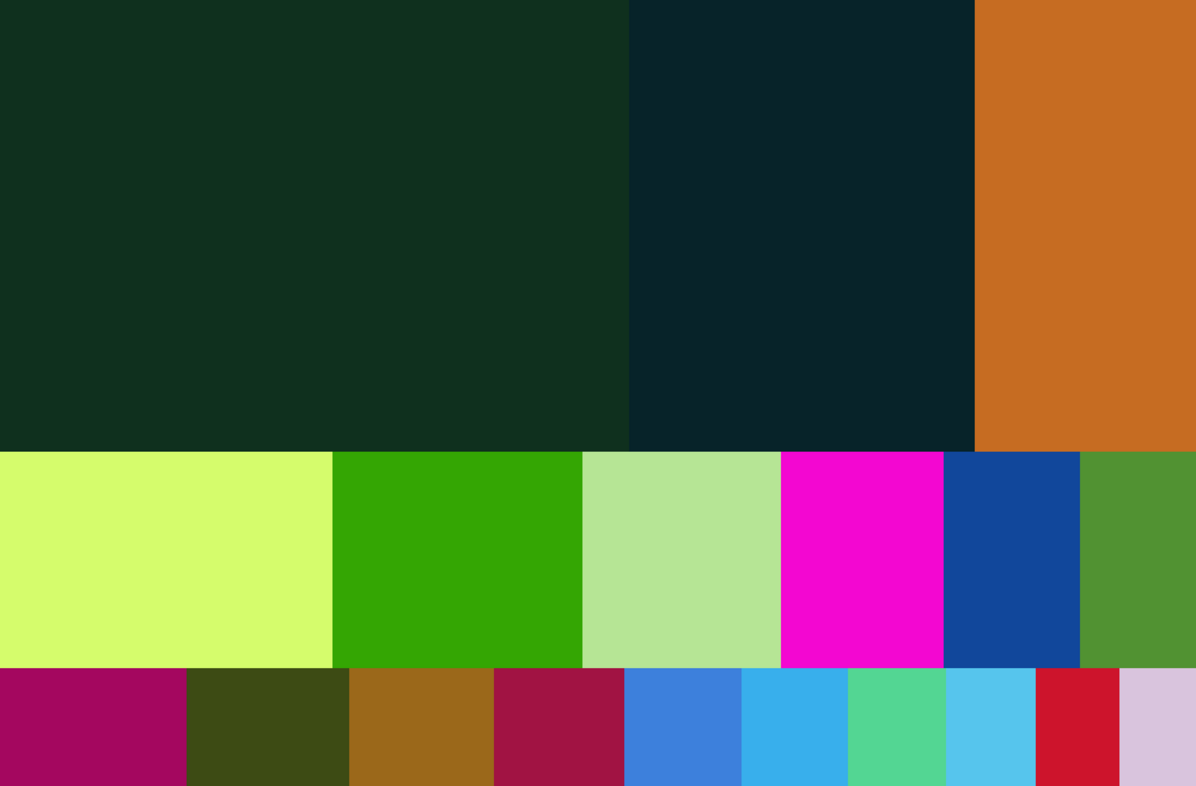

The script that saved this image:
#! /usr/bin/env/python

from treemap import computeSTM
from random import randint
from math import ceil

import Image, ImageDraw

# initial rectangle dimensions
r = (16,9)

# list of areas to place on the rectangle
areas = map(lambda x: (1/(float(pow(x,1.6))+1))*40, range(1,24))

# scale
s = 100

def scale(lst):
    return map(lambda x: int(ceil(x*s)), lst)

def rndcolour():
    return (randint(0,255), randint(0,255), randint(0,255))

im = Image.new("RGBA", scale(r))

draw = ImageDraw.Draw(im)

for box in computeSTM(r, areas):
    print "drawing ", scale(box)
    draw.rectangle(scale(box), fill=rndcolour())

del draw 

# write to stdout
im.save("test.png", "PNG")
